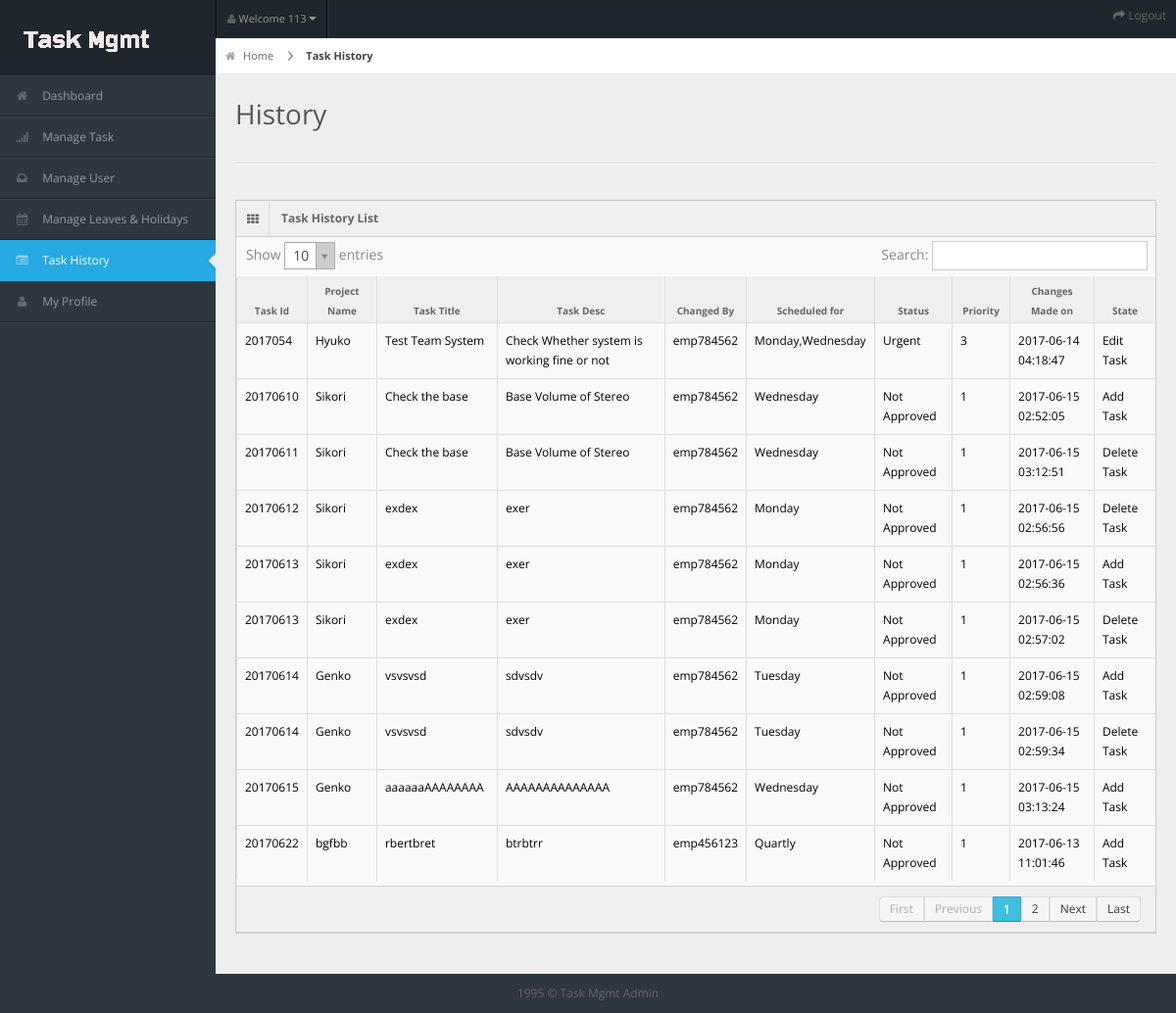
The app's page /ManageHistory.php (signed in) with its own data.
### tables this page shows
CREATE TABLE `history` (
  `id` int(11) NOT NULL,
  `date` varchar(50) NOT NULL,
  `changes_made_by` varchar(50) NOT NULL DEFAULT 'All',
  `tasktitle` varchar(25) DEFAULT NULL,
  `project_name` varchar(100) NOT NULL,
  `task_desc` varchar(255) NOT NULL,
  `scheduled_for` varchar(100) DEFAULT NULL,
  `status` varchar(50) DEFAULT NULL,
  `priority` int(11) DEFAULT NULL,
  `time` timestamp NULL DEFAULT NULL,
  `state` varchar(20) DEFAULT NULL
);

### history.php (the view)
<div class="widget-box">
  <div class="widget-title"> <span class="icon"><i class="icon-th"></i></span>
	<h5>Task History List</h5>
  </div>
	<div class="widget-content nopadding">
		<table class="table table-bordered data-table table-scrollable">
		  <thead>
			<tr>
			  <th>Task Id</th>
			  <th>Project Name</th>
			  <th>Task Title</th>
			  <th>Task Desc</th>
			  <th>Changed By</th>
			  <th>Scheduled for</th>
			  <th>Status</th>
			  <th>Priority</th>
			  <th>Changes Made on</th>
			  <th>State</th>
			</tr>
		  </thead>
		  <tbody>
			  <?php
			  if($_GET['id'] != null && $_GET['date']!= null){
				  $id=$_GET['id'];
				  $date=$_GET['date'];
					$query5=mysqli_query($con,"select * from history where id='$id' and date='$date'")or die(mysqli_error());
				}else{
					$query5=mysqli_query($con,"select * from history")or die(mysqli_error());
				}
				while($rowman=mysqli_fetch_array($query5)){
					?>
				  <tr style="color: #000000">
						<td><?php echo $rowman['date'].$rowman['id']; ?></td>
						<td><?php echo $rowman['project_name']; ?></td>
						<td><?php echo $rowman['tasktitle']; ?></td>
						<td><?php echo $rowman['task_desc']; ?></td>
						<td><?php echo $rowman['changes_made_by']; ?></td>
						<td><?php echo $rowman['scheduled_for']; ?></td>
						<td><?php echo $rowman['status']; ?></td>
						<td><?php echo $rowman['priority']; ?></td>
						<td><?php echo $rowman['time']; ?></td>
						<td><?php echo $rowman['state']; ?></td>
				  </tr>
			<?php } ?>
		  </tbody>
		  </table>
	</div>
</div>

### css/matrix-style.css (style rules this page uses)
* { outline:none !important; -moz-outline: none !important; }
html, body { height:100% }
body { overflow-x: hidden; margin-top: -10px; font-family: 'Open Sans', sans-serif; font-size:12px; color:#666; }
select, textarea, input[type="text"], input[type="password"], input[type="datetime"], input[type="datetime-local"], input[type="date"], input[type="month"], input[type="time"], input[type="week"], input[type="number"], input[type="email"], input[type="url"], input[type="search"], input[type="tel"], input[type="color"], .uneditable-input, .label, .dropdown-menu, .btn, .well, .progress, .table-bordered, .btn-group > .btn:first-child, .btn-group > .btn:last-child, .btn-group > .btn:last-child, .btn-group > .dropdown-toggle, .alert { border-radius:0px; }
.stat-boxes .peity_bar_good, .stat-boxes .peity_line_good, { color: #459D1C; }
.widget-box { background: none repeat scroll 0 0 #F9F9F9; border-left: 1px solid #CDCDCD; border-top: 1px solid #CDCDCD; border-right: 1px solid #CDCDCD; clear: both; margin-top: 16px; margin-bottom: 16px; position: relative; }
.widget-title, .modal-header, .table th, div.dataTables_wrapper .ui-widget-header { background:#efefef; border-bottom: 1px solid #CDCDCD; height: 36px; }
.widget-title span.icon { padding: 9px 10px 7px 11px; float: left; border-right:1px solid #dadada; }
.widget-title h5 { color: #666; float: left; font-size: 12px; font-weight: bold; padding: 12px; line-height: 12px; margin: 0; }
.widget-content { padding:15px; border-bottom: 1px solid #cdcdcd; }
.table th { height: auto; font-size: 10px; padding: 5px 10px 2px; border-bottom: 0; text-align: center; color: #666666; }
.nopadding { padding: 0 !important; }
.nopadding .table { margin-bottom: 0; }
.nopadding .table-bordered { border: 0; }
table { overflow: auto; display:inline-block; }

### css/matrix-media.css (style rules this page uses)
body { background:#2E363F; }

### records on screen
history: date "201706", id "22", project_name "bgfbb", tasktitle "rbertbret", task_desc "btrbtrr", changes_made_by "emp456123", scheduled_for "Quartly", status "Not Approved", priority "1", time "2017-06-13 11:01:46", state "Add Task"
history: date "201705", id "4", project_name "Hyuko", tasktitle "Test Team System", task_desc "Check Whether system is working fine or not", changes_made_by "emp784562", scheduled_for "Monday,Wednesday", status "Urgent", priority "3", time "2017-06-14 04:18:47", state "Edit Task"
history: date "201706", id "10", project_name "Sikori", tasktitle "Check the base", task_desc "Base Volume of Stereo", changes_made_by "emp784562", scheduled_for "Wednesday", status "Not Approved", priority "1", time "2017-06-15 02:52:05", state "Add Task"
history: date "201706", id "13", project_name "Sikori", tasktitle "exdex", task_desc "exer", changes_made_by "emp784562", scheduled_for "Monday", status "Not Approved", priority "1", time "2017-06-15 02:56:36", state "Add Task"
history: date "201706", id "12", project_name "Sikori", tasktitle "exdex", task_desc "exer", changes_made_by "emp784562", scheduled_for "Monday", status "Not Approved", priority "1", time "2017-06-15 02:56:56", state "Delete Task"
history: date "201706", id "13", project_name "Sikori", tasktitle "exdex", task_desc "exer", changes_made_by "emp784562", scheduled_for "Monday", status "Not Approved", priority "1", time "2017-06-15 02:57:02", state "Delete Task"
history: date "201706", id "14", project_name "Genko", tasktitle "vsvsvsd", task_desc "sdvsdv", changes_made_by "emp784562", scheduled_for "Tuesday", status "Not Approved", priority "1", time "2017-06-15 02:59:08", state "Add Task"
history: date "201706", id "14", project_name "Genko", tasktitle "vsvsvsd", task_desc "sdvsdv", changes_made_by "emp784562", scheduled_for "Tuesday", status "Not Approved", priority "1", time "2017-06-15 02:59:34", state "Delete Task"
history: date "201706", id "11", project_name "Sikori", tasktitle "Check the base", task_desc "Base Volume of Stereo", changes_made_by "emp784562", scheduled_for "Wednesday", status "Not Approved", priority "1", time "2017-06-15 03:12:51", state "Delete Task"
history: date "201706", id "15", project_name "Genko", tasktitle "aaaaaaAAAAAAAA", task_desc "AAAAAAAAAAAAAA", changes_made_by "emp784562", scheduled_for "Wednesday", status "Not Approved", priority "1", time "2017-06-15 03:13:24", state "Add Task"

### other values on screen
$_SESSION['staffid'] "113"
